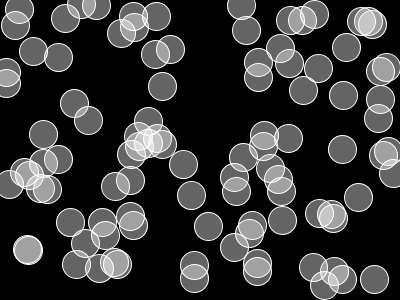
Frame 1 (no input)
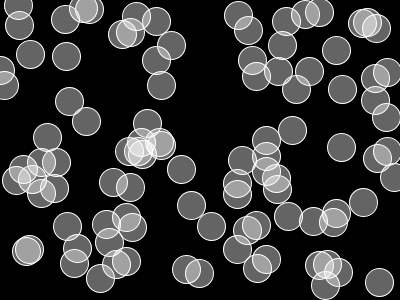
Frame 60 (the mouse pressed at the canvas centre just before this capture)
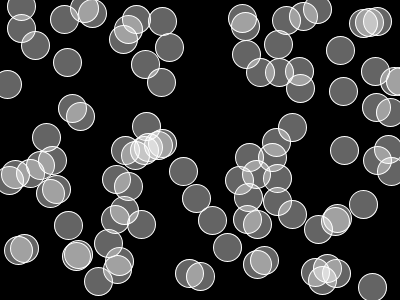
Frame 120 (the mouse held since frame 60 and released just before this capture)

The Processing sketch that drew these frames (run headless with seeded random() and noise(); from frame 60 on, the mouse is pressed at the canvas centre):

// Processing sketch: particle_arrays
// ── particle_arrays.pde
Particle[] particles;

void setup() {
  size(400, 300);
  particles = new Particle [100];
  for (int i = 0; i < particles.length; i++) {
    particles[i] = new Particle(random(width), random(height));
  }
}

void draw() {
  background(0);

  for (int i = 0; i < particles.length; i++) {
    particles[i].display();
    particles[i].move();
  }
}

// ── Particle.pde
class Particle {
  float x;
  float y;

  Particle(float tempX, float tempY) {
    x = tempX;
    y = tempY;
  }

  void display() {
    stroke(255);
    fill(255, 100);
    ellipse(x, y, 28, 28);
  }

  void move() {
    x = x + random(-1, 1);
    y = y + random(-1, 1);
    if (y < 0) {
      y = height;
    } 

    if (y > height) {
      y = 0;
    }
    if (x < 0) {
      x = width;
    } 

    if (x > width) {
      x = 0;
    }
  }
}
